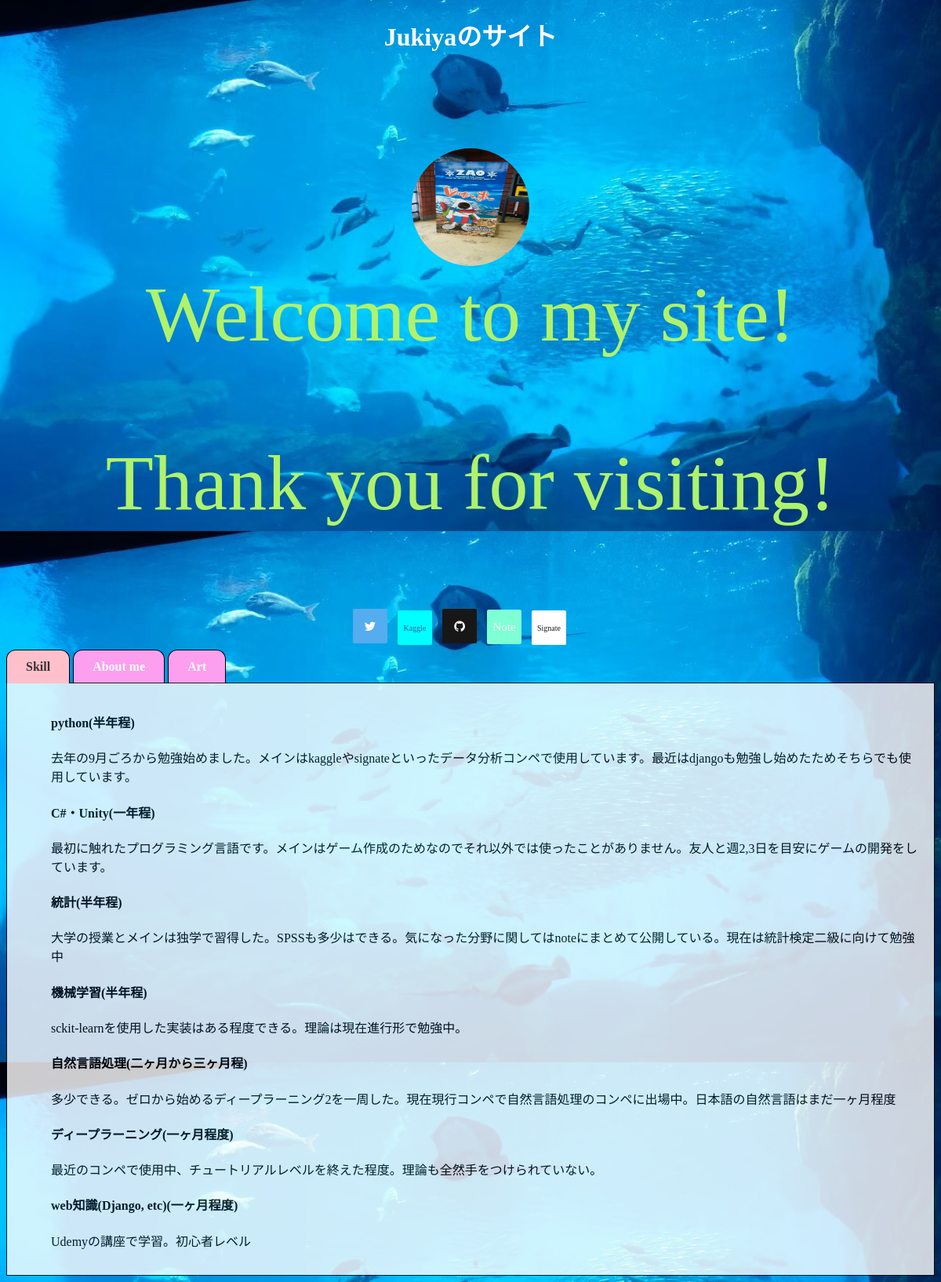
/, run on an earlier commit of the app's database.
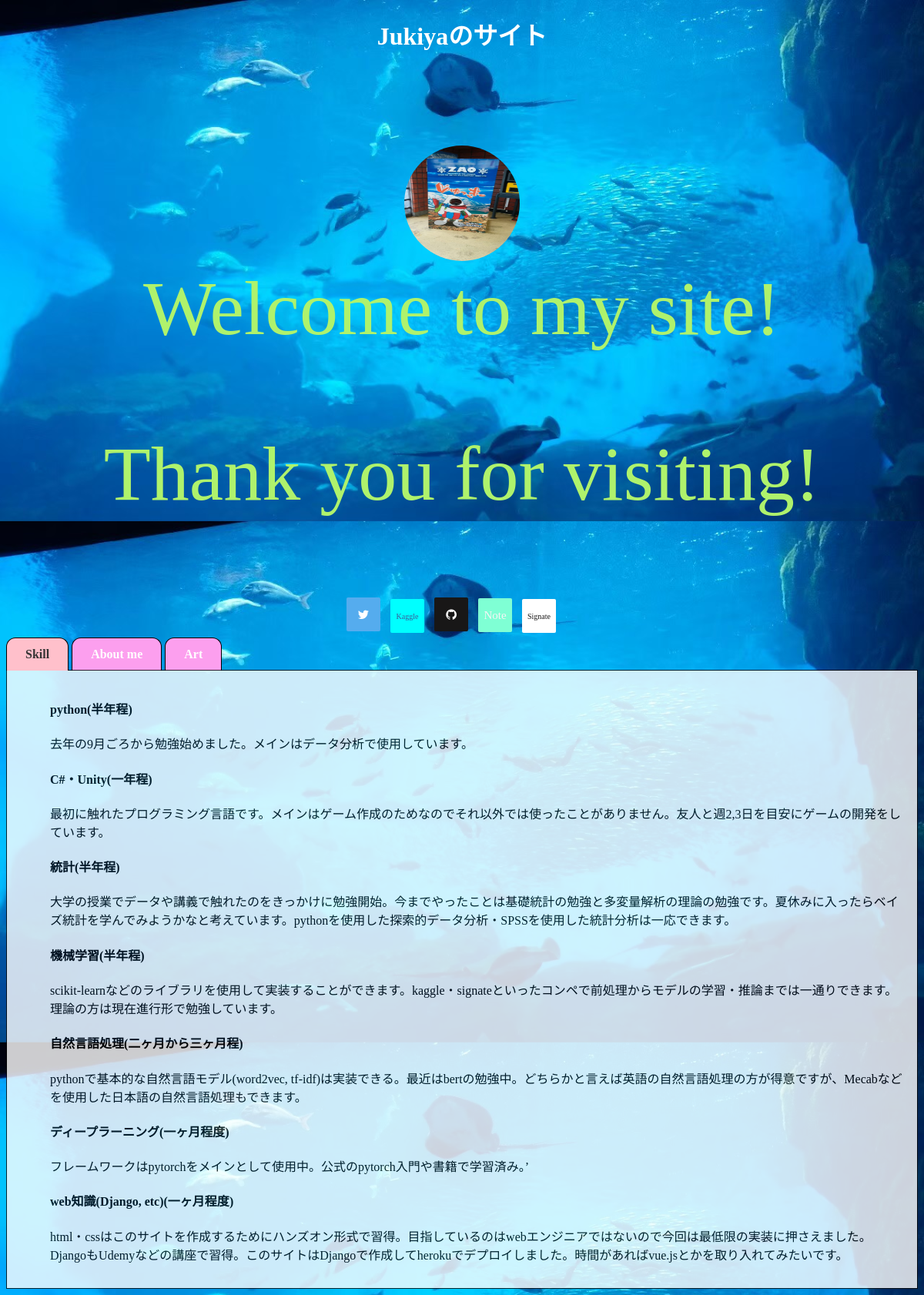
And on a later commit of the database.
### tmpapp/models.py (models this page shows, shortened)
class ImageModel(models.Model):
    background_image = models.ImageField(upload_to="img/upload")
    description = models.TextField(
        max_length=200, default="This is my favorite photo")
    profile_image = models.ImageField(upload_to="img/upload", blank=True)
    twitter = models.CharField(max_length=100, blank=True)
    github = models.CharField(max_length=100, blank=True)
    kaggle = models.CharField(max_length=100, blank=True)
    signate = models.CharField(max_length=100, blank=True)
    note = models.CharField(max_length=100, blank=True)

class SkillModel(models.Model):
    language = models.CharField(max_length=20, blank=True)
    period = models.CharField(
        max_length=20, blank=True, choices=period_choice)
    description = models.TextField(max_length=1000, blank=True)

### tmpapp/views.py (the view)
# urls.py: path("", views.IndexView.as_view(), name="index"),
class IndexView(View):
    def get(self, request, *args, **kwargs):
        tmp_data = ImageModel.objects.all()
        skill_data = SkillModel.objects.all()
        about_data = MyScenarioModel.objects.all()
        art_data = ArtModel.objects.all()
        return render(request, "tmpapp/template.html",
                      {"tmp_data": tmp_data, "skill_data": skill_data,
                       "about_data": about_data, "art_data": art_data})

### tmpapp/templates/tmpapp/template.html (shortened to what this page needs)
<!DOCTYPE html>
{% load static %}
<html lang="en">
<head>
</head>
<body>
    <center>
        <h1><font color="white">Jukiyaのサイト</font></h1>
    </center>
    <link rel="stylesheet" type="text/css" href="{% static 'css/style.css' %}">
    <div class="profile">
        <center>
            <img src="/media/img/upload/my_profile.jpg" , alt="profile" , width="150" , height="150">
        </center>
    </div>
    <div class="comment">
        <center>
            {% for data in tmp_data %}
            <p>{{data.description}}</p>
            {% endfor %}
        </center>
    </div>
    <link rel="stylesheet" href="https://maxcdn.bootstrapcdn.com/font-awesome/4.5.0/css/font-awesome.min.css">
    <link href="https://use.fontawesome.com/releases/v5.6.1/css/all.css" rel="stylesheet">
    <div class="account">
        <ul class="follow-me">
            {%for data in tmp_data %}
            <li><a href="{{data.twitter}}" , target="_blank"></a></li>
            <li><a href="{{data.kaggle}}" , target="_blank"></a></li>
            <li><a href="{{data.github}}" , target="_blank"></a></li>
            <li><a href="{{data.note}}" , target="_blank"></a></li>
            <li><a href="{{data.signate}}" , target="_blank"></a></li>
            {% endfor %}
        </ul>
    </div>
    <div class="tab_box">
        <input type="radio" name="tabset" id="tab1", checked="checked"><label for="tab1", class="tab">Skill</label>
        <input type="radio" name="tabset" id="tab2"><label for="tab2", class="tab">About me</label>
        <input type="radio" name="tabset" id="tab3"><label for="tab3" , class="tab">Art</label>
        <div class="tabcontent", id="skillcontent">
            <ul>
                {% for skill in skill_data %}
                <h4><li>{{skill.language}}({{skill.period}})</li></h4>
                <p>{{skill.description}}</p>
                {% endfor %}
            </ul>
        </div>
    </div>
</body>
</html>

### tmpapp/static/css/style.css (style rules this page uses)
body { background-image: url("/media/img/upload/my_favorite_photo.jpg"); background-size: 100% auto; background-repeat: repeat-y; }
.profile img { position: relative; top: 100px; border-radius: 70%; }
.comment p { color: rgb(175, 242, 108); font-size: 100px; top: 100px; animation: fadeIn 3s ease 0s 1 normal; }
.follow-me { overflow: hidden; text-align: center; margin: 0 auto; }
.follow-me li { display: inline-block; margin: 2px 5px 5px 2px; padding: 1px; }
.follow-me li a::before { -webkit-border-radius: 2px; border-radius: 2px; width: 100%; color: #fff; display: inline-block; font-family: FontAwesome; font-size: 16px; height: 44px; line-height: 44px; -webkit-transition: all 0.3s ease; transition: all 0.3s ease; text-align: center; width: 44px; }
.follow-me li a[href*="github.com"]::before { background-color: #181717; content: "\f09b"; }
.follow-me li a[href*="twitter.com"]::before { background-color: #55acee; content: "\f099"; }
.follow-me li a[href*="note.com"]::before { background-color: aquamarine; content: "Note"; font-size: 15px; color: rgb(245, 245, 245); }
.follow-me li a[href*="kaggle.com"]::before { background-color: aqua; content: "Kaggle"; font-size: 10px; color: #3b5998; }
.follow-me li a[href*="signate.jp"]::before { background-color: #fff; content: "Signate"; font-size: 10px; color: #181717; }
.tab { display: inline-block; border-width: 1px 1px 0px 1px; border-style: solid; border-color: black; border-radius: 0.75em 0.75em 0px 0px; padding: 0.75em 1.5em; margin: 0 auto; font-weight: bold; color: white; background-color: #fc9fee; position: relative; }
input:checked + .tab { color: rgb(52, 52, 52); background-color: pink; }
.tabcontent { display: none; border: 1px solid black; padding: 1em 1em; background-color: white; }
#tab1:checked ~ #skillcontent { display: block; }
input:checked + .tab { z-index: 10; position: relative; }
.tabcontent { margin-top: -1px; z-index: 0; position: relative; opacity: 0.8; }
.tabcontent ul { list-style: none; }

What changed in the data, as far as the page shows it:
changed SkillModel "python": description "去年の9月ごろから勉強始めました。メインはkaggleやsignateといったデータ分析コンペで使用しています。最近はdjangoも勉強し始めたためそちらでも使用しています。" → "去年の9月ごろから勉強始めました。メインはデータ分析で使用しています。"
changed SkillModel "統計": description "大学の授業とメインは独学で習得した。SPSSも多少はできる。気になった分野に関してはnoteにまとめて公開している。現在は統計検定二級に向けて勉強中" → "大学の授業でデータや講義で触れたのをきっかけに勉強開始。今までやったことは基礎統計の勉強と多変量解析の理論の勉強です。夏休みに入ったらベイズ統計を学んでみようかなと考えています。pythonを使用した探索的データ分析・SPSSを使用した統計分析は一応できます。"
changed SkillModel "機械学習": description "sckit-learnを使用した実装はある程度できる。理論は現在進行形で勉強中。" → "scikit-learnなどのライブラリを使用して実装することができます。kaggle・signateといったコンペで前処理からモデルの学習・推論までは一通りできます。理論の方は現在進行形で勉強しています。"
changed SkillModel "自然言語処理": description "多少できる。ゼロから始めるディープラーニング2を一周した。現在現行コンペで自然言語処理のコンペに出場中。日本語の自然言語はまだ一ヶ月程度" → "pythonで基本的な自然言語モデル(word2vec, tf-idf)は実装できる。最近はbertの勉強中。どちらかと言えば英語の自然言語処理の方が得意ですが、Mecabなどを使用した日本語の自然言語処理もできます。"
changed SkillModel "ディープラーニング": description "最近のコンペで使用中、チュートリアルレベルを終えた程度。理論も全然手をつけられていない。" → "フレームワークはpytorchをメインとして使用中。公式のpytorch入門や書籍で学習済み。’"
changed SkillModel "web知識(Django, etc)": description "Udemyの講座で学習。初心者レベル" → "html・cssはこのサイトを作成するためにハンズオン形式で習得。目指しているのはwebエンジニアではないので今回は最低限の実装に押さえました。DjangoもUdemyなどの講座で習得。このサイトはDjangoで作成してherokuでデプロイしました。時間があればvue.jsとかを取り入れてみたいです。"
